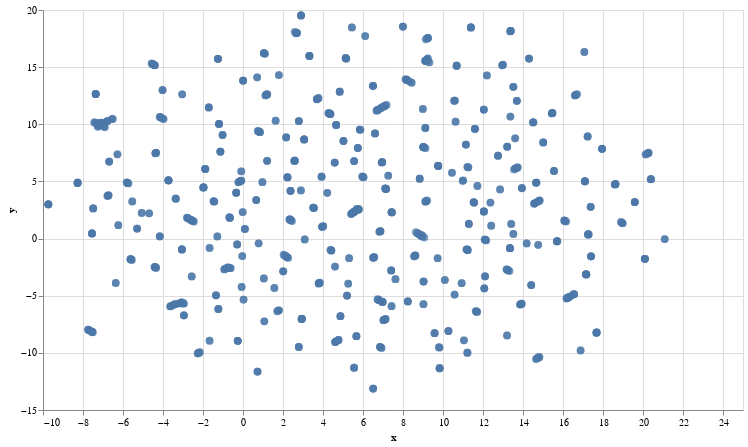

This figure's notebook cell:
### Markdown cell above
## 4. Visualizing the archive
Finally, let's plot out all the questions onto a 2D chart so you're able to visualize the semantic similarities of this dataset!

### Code cell
#@title Plot the archive {display-mode: "form"}

# UMAP reduces the dimensions from 1024 to 2 dimensions that we can plot
reducer = umap.UMAP(n_neighbors=2)
umap_embeds = reducer.fit_transform(embeds)
# Prepare the data to plot and interactive visualization
# using Altair
df_explore = pd.DataFrame(data={'text': df['text']})
df_explore['x'] = umap_embeds[:,0]
df_explore['y'] = umap_embeds[:,1]

# Plot
chart = alt.Chart(df_explore).mark_circle(size=60).encode(
    x=#'x',
    alt.X('x',
        scale=alt.Scale(zero=False)
    ),
    y=
    alt.Y('y',
        scale=alt.Scale(zero=False)
    ),
    tooltip=['text']
).properties(
    width=700,
    height=400
)
chart.interactive()

### Figure 1 — Vega-Lite specification as saved in the notebook (floating-point values rounded to 4 significant figures; data arrays with more than 128 entries replaced by an {"elided": "..."} marker saying what was removed)
{"config": {"view": {"continuousWidth": 400, "continuousHeight": 300}}, "data": {"name": "data-b7bcde5b6cc6563803dad365ecbc45a6"}, "mark": {"type": "circle", "size": 60}, "encoding": {"tooltip": [{"field": "text", "type": "nominal"}], "x": {"field": "x", "scale": {"zero": false}, "type": "quantitative"}, "y": {"field": "y", "scale": {"zero": false}, "type": "quantitative"}}, "height": 400, "selection": {"selector001": {"type": "interval", "bind": "scales", "encodings": ["x", "y"]}}, "width": 700, "$schema": "https://vega.github.io/schema/vega-lite/v4.17.0.json", "datasets": {"data-b7bcde5b6cc6563803dad365ecbc45a6": {"elided": "1000 records"}}}
